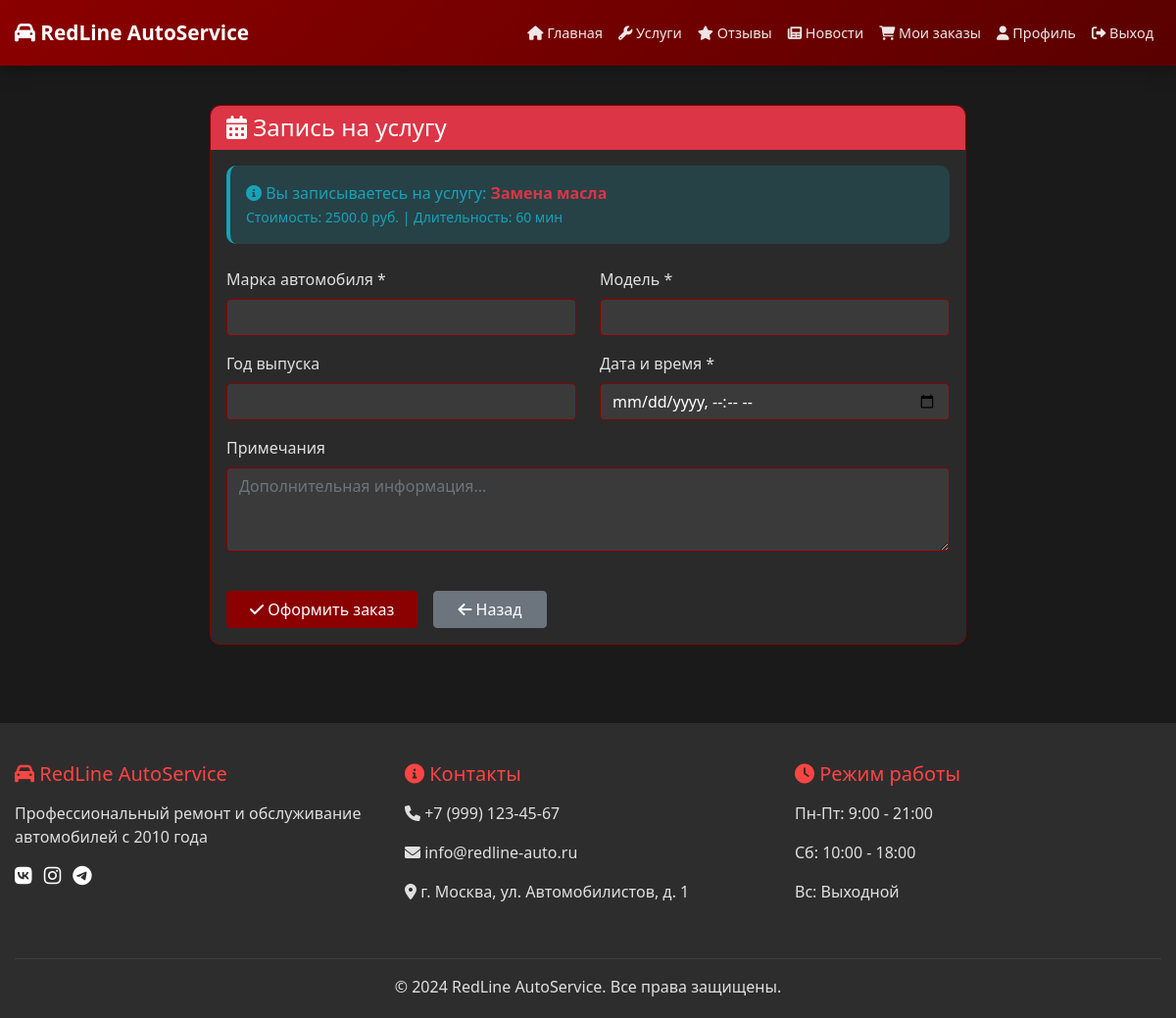
Page /booking/1 (signed in) on the committed database.
### app.py (models this page shows)
class Service(db.Model):
    id = db.Column(db.Integer, primary_key=True)
    name = db.Column(db.String(100), nullable=False)
    description = db.Column(db.Text)
    price = db.Column(db.Float, nullable=False)
    duration = db.Column(db.Integer)
    category = db.Column(db.String(50))
    is_active = db.Column(db.Boolean, default=True)
    created_at = db.Column(db.DateTime, default=datetime.utcnow)

### app.py (the view, shortened to what this page needs)
@app.route('/booking/<int:service_id>', methods=['GET', 'POST'])
@login_required
def booking(service_id):
    service = Service.query.get_or_404(service_id)
    return render_template('booking.html', service=service)

### app.py (called while the page is built)
def login_required(f):
    @wraps(f)
    def decorated_function(*args, **kwargs):
        if 'user_id' not in session:
            flash('Пожалуйста, войдите в систему', 'warning')
            return redirect(url_for('login'))
        return f(*args, **kwargs)
    return decorated_function

### templates/booking.html (shortened to what this page needs)
{% extends "base.html" %}
{% block content %}
<div class="container mt-4">
    <div class="row justify-content-center">
        <div class="col-md-8">
            <div class="card">
                <div class="card-header bg-danger text-white">
                    <h4 class="mb-0">
                        <i class="fas fa-calendar-alt"></i> Запись на услугу
                    </h4>
                </div>
                <div class="card-body">
                    <div class="alert alert-info mb-4">
                        <i class="fas fa-info-circle"></i> Вы записываетесь на услугу:
                        <strong class="text-danger">{{ service.name }}</strong>
                        <br>
                        <small>Стоимость: {{ service.price }} руб. | Длительность: {{ service.duration }} мин</small>
                    </div>
                    <form method="POST">
                        <div class="row">
                            <div class="col-md-6 mb-3">
                                <label for="car_brand" class="form-label">Марка автомобиля *</label>
                                <input type="text" class="form-control" id="car_brand" name="car_brand" required>
                            </div>
                            <div class="col-md-6 mb-3">
                                <label for="car_model" class="form-label">Модель *</label>
                                <input type="text" class="form-control" id="car_model" name="car_model" required>
                            </div>
                            <div class="col-md-6 mb-3">
                                <label for="car_year" class="form-label">Год выпуска</label>
                                <input type="number" class="form-control" id="car_year" name="car_year" min="1900" max="2025">
                            </div>
                            <div class="col-md-6 mb-3">
                                <label for="appointment_date" class="form-label">Дата и время *</label>
                                <input type="datetime-local" class="form-control" id="appointment_date" name="appointment_date" required>
                            </div>
                            <div class="col-12 mb-3">
                                <label for="notes" class="form-label">Примечания</label>
                                <textarea class="form-control" id="notes" name="notes" rows="3" placeholder="Дополнительная информация..."></textarea>
                            </div>
                        </div>
                        <div class="d-flex gap-3 mt-4">
                            <button type="submit" class="btn btn-primary px-4">
                                <i class="fas fa-check"></i> Оформить заказ
                            </button>
                            <a href="{{ url_for('services') }}" class="btn btn-secondary px-4">
                                <i class="fas fa-arrow-left"></i> Назад
                            </a>
                        </div>
                    </form>
                </div>
            </div>
        </div>
    </div>
</div>
{% endblock %}

### static/css/style.css (style rules this page uses)
:root { --primary-red: #8B0000; --dark-red: #5a0000; --black: #1a1a1a; --dark-gray: #2d2d2d; --light-gray: #3a3a3a; --text-light: #e0e0e0; }
* { margin: 0; padding: 0; box-sizing: border-box; }
body { background: var(--black); color: var(--text-light); font-family: 'Segoe UI', Tahoma, Geneva, Verdana, sans-serif; display: flex; flex-direction: column; min-height: 100vh; }
.container { max-width: 1200px; margin: 0 auto; padding: 0 20px; }
.card { background: #2a2a2a; border: 1px solid var(--primary-red); border-radius: 10px; transition: transform 0.3s, box-shadow 0.3s; height: 100%; display: flex; flex-direction: column; margin-bottom: 1rem; }
.card-body { flex: 1; display: flex; flex-direction: column; padding: 1rem; }
.card-header { padding: 0.5rem 1rem; background: var(--primary-red); border-bottom: none; border-radius: 10px 10px 0 0 !important; }
.btn-primary { background: var(--primary-red); border: none; transition: all 0.3s; padding: 0.4rem 1rem; }
.form-control { background: var(--light-gray); border: 1px solid var(--primary-red); color: white; }
.alert { border-radius: 10px; border: none; }
.alert-info { background: rgba(23,162,184,0.2); color: #17a2b8; border-left: 4px solid #17a2b8; }
@media (max-width: 1200px) { .container { padding: 0 15px; } }
.container:last-of-type, .row:last-child, .card:last-child { margin-bottom: 0; }

### rows in the picture
Service: name "Замена масла", price "2500.0", duration "60"
